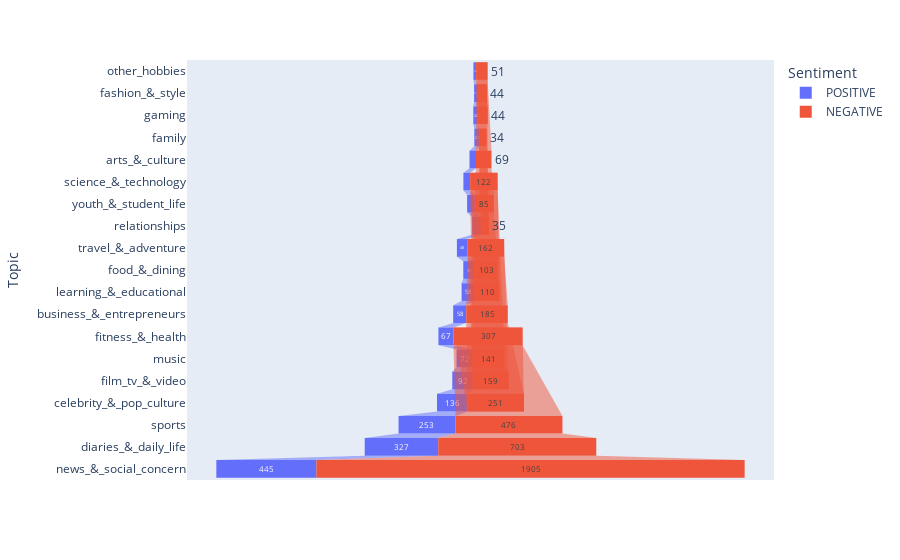

Here is the notebook cell this chart was saved with:
### Code cell
import plotly.express as px
fig = px.funnel(topics_S, x='Interactions', y='Topic', color='Sentiment')
fig.show()

### Figure 1 — Plotly figure (JSON) as saved in the notebook; plotly's stock layout.template omitted (floating-point values rounded to 4 significant figures)
{"data": [{"hovertemplate": "Sentiment=POSITIVE<br>Interactions=%{x}<br>Topic=%{y}<extra></extra>", "legendgroup": "POSITIVE", "marker": {"color": "#636efa"}, "name": "POSITIVE", "orientation": "h", "showlegend": true, "type": "funnel", "x": [12, 13, 20, 21, 29, 30, 34, 39, 48, 50, 58, 58, 67, 72, 92, 136, 253, 327, 445], "xaxis": "x", "y": ["other_hobbies", "fashion_&_style", "gaming", "family", "arts_&_culture", "science_&_technology", "youth_&_student_life", "relationships", "travel_&_adventure", "food_&_dining", "learning_&_educational", "business_&_entrepreneurs", "fitness_&_health", "music", "film_tv_&_video", "celebrity_&_pop_culture", "sports", "diaries_&_daily_life", "news_&_social_concern"], "yaxis": "y"}, {"hovertemplate": "Sentiment=NEGATIVE<br>Interactions=%{x}<br>Topic=%{y}<extra></extra>", "legendgroup": "NEGATIVE", "marker": {"color": "#EF553B"}, "name": "NEGATIVE", "orientation": "h", "showlegend": true, "type": "funnel", "x": [34, 35, 44, 44, 51, 69, 85, 103, 110, 122, 141, 159, 162, 185, 251, 307, 476, 703, 1905], "xaxis": "x", "y": ["family", "relationships", "fashion_&_style", "gaming", "other_hobbies", "arts_&_culture", "youth_&_student_life", "food_&_dining", "learning_&_educational", "science_&_technology", "music", "film_tv_&_video", "travel_&_adventure", "business_&_entrepreneurs", "celebrity_&_pop_culture", "fitness_&_health", "sports", "diaries_&_daily_life", "news_&_social_concern"], "yaxis": "y"}], "layout": {"legend": {"title": {"text": "Sentiment"}, "tracegroupgap": 0}, "margin": {"t": 60}, "xaxis": {"anchor": "y", "domain": [0, 1], "title": {"text": "Interactions"}}, "yaxis": {"anchor": "x", "domain": [0, 1], "title": {"text": "Topic"}}}}
